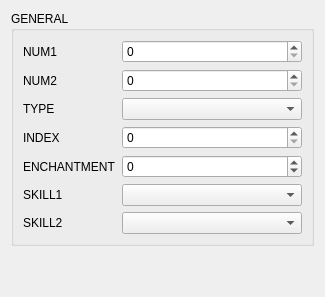
<?xml version="1.0" encoding="UTF-8"?>
<ui version="4.0">
 <class>BattleItemTabForm</class>
 <widget class="QWidget" name="BattleItemTabForm">
  <property name="windowTitle">
   <string notr="true">Form</string>
  </property>
  <layout class="QVBoxLayout" name="verticalLayout">
   <item>
    <widget class="QGroupBox" name="groupBox_4">
     <property name="title">
      <string>GENERAL</string>
     </property>
     <layout class="QVBoxLayout" name="verticalLayout_2">
      <item>
       <layout class="QFormLayout" name="formLayout">
        <item row="0" column="0">
         <widget class="QLabel" name="num1Label">
          <property name="text">
           <string>NUM1</string>
          </property>
         </widget>
        </item>
        <item row="0" column="1">
         <widget class="QSpinBox" name="num1SB">
          <property name="maximum">
           <number>65535</number>
          </property>
         </widget>
        </item>
        <item row="1" column="0">
         <widget class="QLabel" name="num2Label">
          <property name="text">
           <string>NUM2</string>
          </property>
         </widget>
        </item>
        <item row="1" column="1">
         <widget class="QSpinBox" name="num2SB">
          <property name="maximum">
           <number>65535</number>
          </property>
         </widget>
        </item>
        <item row="2" column="0">
         <widget class="QLabel" name="itemLabel">
          <property name="text">
           <string>TYPE</string>
          </property>
         </widget>
        </item>
        <item row="2" column="1">
         <widget class="QComboBox" name="itemCB">
          <property name="minimumSize">
           <size>
            <width>180</width>
            <height>0</height>
           </size>
          </property>
         </widget>
        </item>
        <item row="6" column="0">
         <widget class="QLabel" name="skill1Label">
          <property name="text">
           <string>SKILL1</string>
          </property>
         </widget>
        </item>
        <item row="6" column="1">
         <widget class="QComboBox" name="skill1CB"/>
        </item>
        <item row="7" column="1">
         <widget class="QComboBox" name="skill2CB"/>
        </item>
        <item row="7" column="0">
         <widget class="QLabel" name="skill2Label">
          <property name="text">
           <string>SKILL2</string>
          </property>
         </widget>
        </item>
        <item row="3" column="0">
         <widget class="QLabel" name="countLabel">
          <property name="text">
           <string>INDEX</string>
          </property>
         </widget>
        </item>
        <item row="3" column="1">
         <widget class="QSpinBox" name="countSB">
          <property name="minimum">
           <number>0</number>
          </property>
         </widget>
        </item>
        <item row="5" column="0">
         <widget class="QLabel" name="enchantmentLabel">
          <property name="text">
           <string>ENCHANTMENT</string>
          </property>
         </widget>
        </item>
        <item row="5" column="1">
         <widget class="QSpinBox" name="enchantmentSB">
          <property name="minimum">
           <number>-128</number>
          </property>
          <property name="maximum">
           <number>127</number>
          </property>
         </widget>
        </item>
       </layout>
      </item>
     </layout>
    </widget>
   </item>
   <item>
    <spacer name="verticalSpacer">
     <property name="orientation">
      <enum>Qt::Vertical</enum>
     </property>
     <property name="sizeHint" stdset="0">
      <size>
       <width>20</width>
       <height>40</height>
      </size>
     </property>
    </spacer>
   </item>
  </layout>
 </widget>
 <resources/>
 <connections/>
</ui>
